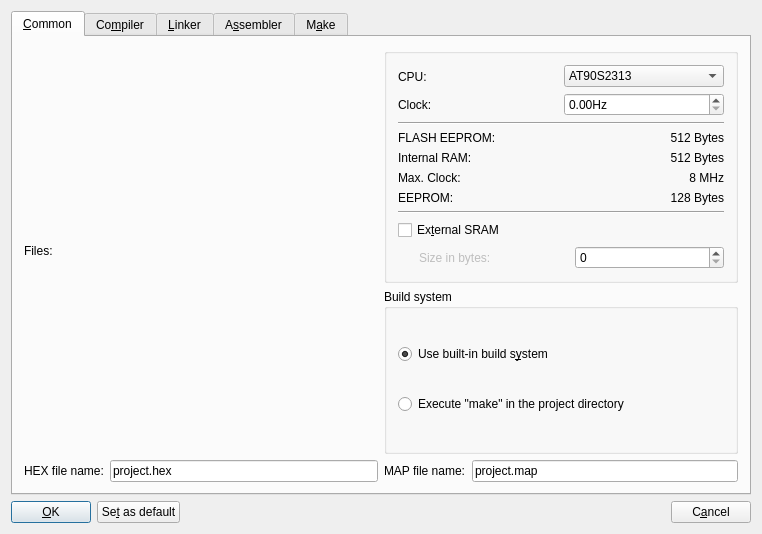
<?xml version="1.0" encoding="UTF-8"?>
<ui version="4.0">
 <class>KLProjectConfigWidgetBase</class>
 <widget class="QDialog" name="KLProjectConfigWidgetBase">
  <property name="geometry">
   <rect>
    <x>0</x>
    <y>0</y>
    <width>762</width>
    <height>534</height>
   </rect>
  </property>
  <property name="sizePolicy">
   <sizepolicy hsizetype="Expanding" vsizetype="Expanding">
    <horstretch>0</horstretch>
    <verstretch>0</verstretch>
   </sizepolicy>
  </property>
  <property name="minimumSize">
   <size>
    <width>762</width>
    <height>534</height>
   </size>
  </property>
  <property name="windowTitle">
   <string>Project configuration</string>
  </property>
  <layout class="QVBoxLayout" name="verticalLayout_7">
   <item>
    <widget class="QTabWidget" name="tabWidget2">
     <property name="currentIndex">
      <number>0</number>
     </property>
     <widget class="QWidget" name="tab_common">
      <attribute name="title">
       <string>&amp;Common</string>
      </attribute>
      <layout class="QGridLayout" name="gridLayout">
       <item row="0" column="1">
        <widget class="QGroupBox" name="gbCPU">
         <layout class="QVBoxLayout" name="verticalLayout_5">
          <item>
           <layout class="QHBoxLayout" name="horizontalLayout">
            <item>
             <layout class="QVBoxLayout" name="verticalLayout_2">
              <item>
               <widget class="QLabel" name="lblCPU">
                <property name="text">
                 <string>CPU:</string>
                </property>
                <property name="wordWrap">
                 <bool>false</bool>
                </property>
               </widget>
              </item>
              <item>
               <widget class="QLabel" name="lblClock">
                <property name="text">
                 <string>Clock:</string>
                </property>
                <property name="wordWrap">
                 <bool>false</bool>
                </property>
               </widget>
              </item>
             </layout>
            </item>
            <item>
             <layout class="QVBoxLayout" name="verticalLayout">
              <item>
               <widget class="QComboBox" name="cbCPU">
                <property name="sizePolicy">
                 <sizepolicy hsizetype="Preferred" vsizetype="Fixed">
                  <horstretch>0</horstretch>
                  <verstretch>0</verstretch>
                 </sizepolicy>
                </property>
                <item>
                 <property name="text">
                  <string>AT90S2313</string>
                 </property>
                </item>
                <item>
                 <property name="text">
                  <string>AT90S2323</string>
                 </property>
                </item>
                <item>
                 <property name="text">
                  <string>AT90S2333</string>
                 </property>
                </item>
                <item>
                 <property name="text">
                  <string>AT90S2343</string>
                 </property>
                </item>
                <item>
                 <property name="text">
                  <string>AT90S4333</string>
                 </property>
                </item>
                <item>
                 <property name="text">
                  <string>AT90S4344</string>
                 </property>
                </item>
                <item>
                 <property name="text">
                  <string>AT90S8515</string>
                 </property>
                </item>
                <item>
                 <property name="text">
                  <string>AT90S8535</string>
                 </property>
                </item>
               </widget>
              </item>
              <item>
               <widget class="QDoubleSpinBox" name="kdsClock">
                <property name="wrapping">
                 <bool>false</bool>
                </property>
                <property name="specialValueText">
                 <string/>
                </property>
                <property name="accelerated">
                 <bool>true</bool>
                </property>
                <property name="showGroupSeparator" stdset="0">
                 <bool>true</bool>
                </property>
                <property name="suffix">
                 <string>Hz</string>
                </property>
                <property name="maximum">
                 <double>20000000.000000000000000</double>
                </property>
                <property name="value">
                 <double>0.000000000000000</double>
                </property>
               </widget>
              </item>
             </layout>
            </item>
           </layout>
          </item>
          <item>
           <widget class="Line" name="line1">
            <property name="frameShape">
             <enum>QFrame::HLine</enum>
            </property>
            <property name="frameShadow">
             <enum>QFrame::Sunken</enum>
            </property>
           </widget>
          </item>
          <item>
           <layout class="QHBoxLayout" name="horizontalLayout_2">
            <item>
             <layout class="QVBoxLayout" name="verticalLayout_3">
              <item>
               <widget class="QLabel" name="lblFLASHEEPROM">
                <property name="text">
                 <string>FLASH EEPROM:</string>
                </property>
                <property name="wordWrap">
                 <bool>false</bool>
                </property>
               </widget>
              </item>
              <item>
               <widget class="QLabel" name="lblInternalRAMLabel">
                <property name="text">
                 <string>Internal RAM:</string>
                </property>
                <property name="wordWrap">
                 <bool>false</bool>
                </property>
               </widget>
              </item>
              <item>
               <widget class="QLabel" name="lblClockRate">
                <property name="text">
                 <string>Max. Clock:</string>
                </property>
                <property name="wordWrap">
                 <bool>false</bool>
                </property>
               </widget>
              </item>
              <item>
               <widget class="QLabel" name="lblEEPROM">
                <property name="text">
                 <string>EEPROM:</string>
                </property>
                <property name="wordWrap">
                 <bool>false</bool>
                </property>
               </widget>
              </item>
             </layout>
            </item>
            <item>
             <layout class="QVBoxLayout" name="verticalLayout_4">
              <item>
               <widget class="QLabel" name="lblFLASHEEPROMBytes">
                <property name="text">
                 <string>512 Bytes</string>
                </property>
                <property name="alignment">
                 <set>Qt::AlignRight|Qt::AlignTrailing|Qt::AlignVCenter</set>
                </property>
                <property name="wordWrap">
                 <bool>true</bool>
                </property>
               </widget>
              </item>
              <item>
               <widget class="QLabel" name="lblInternalRAMBytes">
                <property name="text">
                 <string>512 Bytes</string>
                </property>
                <property name="alignment">
                 <set>Qt::AlignRight|Qt::AlignTrailing|Qt::AlignVCenter</set>
                </property>
                <property name="wordWrap">
                 <bool>true</bool>
                </property>
               </widget>
              </item>
              <item>
               <widget class="QLabel" name="lblClockMHz">
                <property name="text">
                 <string>8 MHz</string>
                </property>
                <property name="alignment">
                 <set>Qt::AlignRight|Qt::AlignTrailing|Qt::AlignVCenter</set>
                </property>
                <property name="wordWrap">
                 <bool>false</bool>
                </property>
               </widget>
              </item>
              <item>
               <widget class="QLabel" name="lblEEPROMBytes">
                <property name="text">
                 <string>128 Bytes</string>
                </property>
                <property name="alignment">
                 <set>Qt::AlignRight|Qt::AlignTrailing|Qt::AlignVCenter</set>
                </property>
                <property name="wordWrap">
                 <bool>false</bool>
                </property>
               </widget>
              </item>
             </layout>
            </item>
           </layout>
          </item>
          <item>
           <widget class="Line" name="line2">
            <property name="frameShape">
             <enum>QFrame::HLine</enum>
            </property>
            <property name="frameShadow">
             <enum>QFrame::Sunken</enum>
            </property>
           </widget>
          </item>
          <item>
           <widget class="QCheckBox" name="cbExternalRAM">
            <property name="text">
             <string>Ex&amp;ternal SRAM</string>
            </property>
            <property name="shortcut">
             <string>Alt+T</string>
            </property>
           </widget>
          </item>
          <item>
           <layout class="QHBoxLayout" name="hl_sram">
            <item>
             <spacer name="spacer4">
              <property name="orientation">
               <enum>Qt::Horizontal</enum>
              </property>
              <property name="sizeType">
               <enum>QSizePolicy::Fixed</enum>
              </property>
              <property name="sizeHint" stdset="0">
               <size>
                <width>21</width>
                <height>20</height>
               </size>
              </property>
             </spacer>
            </item>
            <item>
             <widget class="QLabel" name="lblSize">
              <property name="enabled">
               <bool>false</bool>
              </property>
              <property name="text">
               <string>Size in bytes:</string>
              </property>
              <property name="wordWrap">
               <bool>false</bool>
              </property>
             </widget>
            </item>
            <item>
             <widget class="QSpinBox" name="sbSize"/>
            </item>
           </layout>
          </item>
         </layout>
        </widget>
       </item>
       <item row="1" column="1">
        <widget class="QGroupBox" name="bgBuildSystem">
         <property name="title">
          <string>Build system</string>
         </property>
         <layout class="QVBoxLayout" name="verticalLayout_6">
          <item>
           <widget class="QRadioButton" name="rbBuiltIn">
            <property name="text">
             <string>Use built-in build s&amp;ystem</string>
            </property>
            <property name="shortcut">
             <string>Alt+Y</string>
            </property>
            <property name="checked">
             <bool>true</bool>
            </property>
           </widget>
          </item>
          <item>
           <widget class="QRadioButton" name="rbExecuteMake">
            <property name="text">
             <string>Execute &quot;make&quot; in the project directory</string>
            </property>
           </widget>
          </item>
         </layout>
        </widget>
       </item>
       <item row="2" column="0">
        <layout class="QHBoxLayout" name="horizontalLayout_3">
         <item>
          <widget class="QLabel" name="lblHEXFile">
           <property name="text">
            <string>HEX file name:</string>
           </property>
           <property name="wordWrap">
            <bool>false</bool>
           </property>
          </widget>
         </item>
         <item>
          <widget class="QLineEdit" name="leHEXFile">
           <property name="text">
            <string>project.hex</string>
           </property>
          </widget>
         </item>
        </layout>
       </item>
       <item row="2" column="1">
        <layout class="QHBoxLayout" name="horizontalLayout_4">
         <item>
          <widget class="QLabel" name="lblMAPFile">
           <property name="text">
            <string>MAP file name:</string>
           </property>
           <property name="wordWrap">
            <bool>false</bool>
           </property>
          </widget>
         </item>
         <item>
          <widget class="QLineEdit" name="leMAPFile">
           <property name="text">
            <string>project.map</string>
           </property>
          </widget>
         </item>
        </layout>
       </item>
       <item row="0" column="0" rowspan="2">
        <layout class="QVBoxLayout" name="layProjectManager">
         <item>
          <widget class="QLabel" name="lblFiles">
           <property name="sizePolicy">
            <sizepolicy hsizetype="Expanding" vsizetype="Preferred">
             <horstretch>0</horstretch>
             <verstretch>0</verstretch>
            </sizepolicy>
           </property>
           <property name="text">
            <string>Files:</string>
           </property>
           <property name="wordWrap">
            <bool>false</bool>
           </property>
          </widget>
         </item>
        </layout>
       </item>
      </layout>
     </widget>
     <widget class="QWidget" name="tab_compiler">
      <attribute name="title">
       <string>Co&amp;mpiler</string>
      </attribute>
      <layout class="QVBoxLayout" name="verticalLayout_8">
       <item>
        <layout class="QHBoxLayout" name="hl_command">
         <item>
          <widget class="QLabel" name="lblCompilerCommand">
           <property name="text">
            <string>Command:</string>
           </property>
           <property name="wordWrap">
            <bool>false</bool>
           </property>
          </widget>
         </item>
         <item>
          <widget class="QLineEdit" name="leCompilerCommand">
           <property name="text">
            <string>avr-gcc</string>
           </property>
          </widget>
         </item>
        </layout>
       </item>
       <item>
        <widget class="QCheckBox" name="cbCallPrologues">
         <property name="text">
          <string>-mcall-prologues: E&amp;xpanded function prologues (smaller code)</string>
         </property>
         <property name="shortcut">
          <string>Alt+X</string>
         </property>
        </widget>
       </item>
       <item>
        <widget class="QCheckBox" name="cbStrictPrototypes">
         <property name="text">
          <string>-Wstrict-protot&amp;ypes: See &quot;man avr-gcc&quot; for details.</string>
         </property>
         <property name="shortcut">
          <string>Alt+Y</string>
         </property>
        </widget>
       </item>
       <item>
        <widget class="QCheckBox" name="cbAll">
         <property name="text">
          <string>-&amp;Wall: Turn on all optional warnings</string>
         </property>
         <property name="shortcut">
          <string>Alt+W</string>
         </property>
        </widget>
       </item>
       <item>
        <widget class="QCheckBox" name="cbGDebug">
         <property name="text">
          <string>-g: Produce debugging information</string>
         </property>
        </widget>
       </item>
       <item>
        <widget class="QCheckBox" name="cbFCPU">
         <property name="text">
          <string>Define F_CPU symbol (fre&amp;quency of the cpu, see Common tab)</string>
         </property>
         <property name="shortcut">
          <string>Alt+Q</string>
         </property>
        </widget>
       </item>
       <item>
        <layout class="QHBoxLayout" name="horizontalLayout_5">
         <item>
          <widget class="QLabel" name="lblOptimizationLevel">
           <property name="text">
            <string>Optimization level:</string>
           </property>
           <property name="wordWrap">
            <bool>false</bool>
           </property>
          </widget>
         </item>
         <item>
          <widget class="QComboBox" name="cbOptimizationLevel">
           <item>
            <property name="text">
             <string>0: No optimization</string>
            </property>
           </item>
           <item>
            <property name="text">
             <string>1: Optimization level 1</string>
            </property>
           </item>
           <item>
            <property name="text">
             <string>2: Optimization level 2</string>
            </property>
           </item>
           <item>
            <property name="text">
             <string>3: Optimization level 3</string>
            </property>
           </item>
           <item>
            <property name="text">
             <string>s: Optimize for size</string>
            </property>
           </item>
          </widget>
         </item>
         <item>
          <spacer name="spacer3">
           <property name="orientation">
            <enum>Qt::Horizontal</enum>
           </property>
           <property name="sizeType">
            <enum>QSizePolicy::Expanding</enum>
           </property>
           <property name="sizeHint" stdset="0">
            <size>
             <width>281</width>
             <height>20</height>
            </size>
           </property>
          </spacer>
         </item>
        </layout>
       </item>
       <item>
        <spacer name="spacer2">
         <property name="orientation">
          <enum>Qt::Vertical</enum>
         </property>
         <property name="sizeType">
          <enum>QSizePolicy::Expanding</enum>
         </property>
         <property name="sizeHint" stdset="0">
          <size>
           <width>20</width>
           <height>120</height>
          </size>
         </property>
        </spacer>
       </item>
      </layout>
     </widget>
     <widget class="QWidget" name="tab_linker">
      <attribute name="title">
       <string>&amp;Linker</string>
      </attribute>
      <layout class="QGridLayout">
       <item row="1" column="2">
        <widget class="QLineEdit" name="leObjectCopyCommand">
         <property name="text">
          <string>avr-objcopy</string>
         </property>
        </widget>
       </item>
       <item row="0" column="0" colspan="2">
        <widget class="QLabel" name="lblLinkerCommand">
         <property name="text">
          <string>Linker command:</string>
         </property>
         <property name="wordWrap">
          <bool>false</bool>
         </property>
        </widget>
       </item>
       <item row="0" column="2">
        <widget class="QLineEdit" name="leLinkerCommand">
         <property name="text">
          <string>avr-gcc</string>
         </property>
        </widget>
       </item>
       <item row="1" column="0" colspan="2">
        <widget class="QLabel" name="lblObjectCopyCommand">
         <property name="text">
          <string>Object copy command:</string>
         </property>
         <property name="wordWrap">
          <bool>false</bool>
         </property>
        </widget>
       </item>
       <item row="2" column="0" colspan="3">
        <layout class="QHBoxLayout" name="hl_flags">
         <item>
          <layout class="QGridLayout" name="gl_linkerOpt">
           <item row="4" column="0">
            <widget class="QCheckBox" name="cbEndOfHeap">
             <property name="text">
              <string>Specify end of heap:</string>
             </property>
             <property name="shortcut">
              <string/>
             </property>
            </widget>
           </item>
           <item row="3" column="0">
            <widget class="QCheckBox" name="cbStartOfHeap">
             <property name="text">
              <string>Specify start of heap:</string>
             </property>
             <property name="shortcut">
              <string/>
             </property>
            </widget>
           </item>
           <item row="2" column="0">
            <widget class="QCheckBox" name="cbStartOfBSS">
             <property name="text">
              <string>Specify start of bss section:</string>
             </property>
             <property name="shortcut">
              <string/>
             </property>
            </widget>
           </item>
           <item row="1" column="0">
            <widget class="QCheckBox" name="cbStartOfData">
             <property name="text">
              <string>Specify start of data section:</string>
             </property>
             <property name="shortcut">
              <string/>
             </property>
            </widget>
           </item>
           <item row="0" column="0">
            <widget class="QCheckBox" name="cbStartOfText">
             <property name="text">
              <string>Specif&amp;y start of text section:</string>
             </property>
             <property name="shortcut">
              <string>Alt+Y</string>
             </property>
            </widget>
           </item>
           <item row="1" column="1">
            <widget class="KLSpinBoxWidget" name="kisbStartOfData">
             <property name="prefix">
              <string>0x</string>
             </property>
             <property name="maximum">
              <number>1000000</number>
             </property>
            </widget>
           </item>
           <item row="2" column="1">
            <widget class="KLSpinBoxWidget" name="kisbStartOfBSS">
             <property name="prefix">
              <string>0x</string>
             </property>
             <property name="maximum">
              <number>1000000</number>
             </property>
            </widget>
           </item>
           <item row="3" column="1">
            <widget class="KLSpinBoxWidget" name="kisbStartOfHeap">
             <property name="prefix">
              <string>0x</string>
             </property>
             <property name="maximum">
              <number>1000000</number>
             </property>
            </widget>
           </item>
           <item row="4" column="1">
            <widget class="KLSpinBoxWidget" name="kisbEndOfHeap">
             <property name="prefix">
              <string>0x</string>
             </property>
             <property name="maximum">
              <number>1000000</number>
             </property>
            </widget>
           </item>
           <item row="0" column="1">
            <widget class="KLSpinBoxWidget" name="kisbStartOfText">
             <property name="suffix">
              <string/>
             </property>
             <property name="prefix">
              <string>0x</string>
             </property>
             <property name="maximum">
              <number>1000000</number>
             </property>
            </widget>
           </item>
          </layout>
         </item>
         <item>
          <widget class="QLabel" name="lblRAMInfo">
           <property name="sizePolicy">
            <sizepolicy hsizetype="Preferred" vsizetype="Preferred">
             <horstretch>0</horstretch>
             <verstretch>0</verstretch>
            </sizepolicy>
           </property>
           <property name="text">
            <string>Internal RAM starts at &lt;b&gt;0x100&lt;/b&gt;&lt;br&gt;External RAM starts at &lt;b&gt;0x1100&lt;/b&gt;</string>
           </property>
           <property name="alignment">
            <set>Qt::AlignVCenter</set>
           </property>
           <property name="wordWrap">
            <bool>true</bool>
           </property>
          </widget>
         </item>
        </layout>
       </item>
       <item row="3" column="0">
        <widget class="QLabel" name="lblLinkerFlags">
         <property name="text">
          <string>Linker flags:</string>
         </property>
         <property name="wordWrap">
          <bool>false</bool>
         </property>
        </widget>
       </item>
       <item row="4" column="0">
        <spacer name="spacer13">
         <property name="orientation">
          <enum>Qt::Vertical</enum>
         </property>
         <property name="sizeType">
          <enum>QSizePolicy::Expanding</enum>
         </property>
         <property name="sizeHint" stdset="0">
          <size>
           <width>20</width>
           <height>160</height>
          </size>
         </property>
        </spacer>
       </item>
       <item row="3" column="1" rowspan="2" colspan="2">
        <widget class="Q3ListView" name="lvLinkerFlags" native="true"/>
       </item>
      </layout>
     </widget>
     <widget class="QWidget" name="tab_asm">
      <attribute name="title">
       <string>A&amp;ssembler</string>
      </attribute>
      <layout class="QGridLayout">
       <item row="0" column="0">
        <layout class="QHBoxLayout" name="hl_commandASM">
         <item>
          <widget class="QLabel" name="lblAssemblerCommand">
           <property name="text">
            <string>Command:</string>
           </property>
           <property name="wordWrap">
            <bool>false</bool>
           </property>
          </widget>
         </item>
         <item>
          <widget class="QLineEdit" name="leAssemblerCommand">
           <property name="text">
            <string>avr-gcc</string>
           </property>
          </widget>
         </item>
        </layout>
       </item>
       <item row="1" column="0">
        <spacer name="spacer14">
         <property name="orientation">
          <enum>Qt::Vertical</enum>
         </property>
         <property name="sizeType">
          <enum>QSizePolicy::Expanding</enum>
         </property>
         <property name="sizeHint" stdset="0">
          <size>
           <width>20</width>
           <height>191</height>
          </size>
         </property>
        </spacer>
       </item>
      </layout>
     </widget>
     <widget class="QWidget" name="tab_make">
      <attribute name="title">
       <string>M&amp;ake</string>
      </attribute>
      <layout class="QGridLayout">
       <item row="0" column="0">
        <layout class="QGridLayout" name="gl_make">
         <item row="1" column="2">
          <widget class="QLineEdit" name="leDefaultTarget">
           <property name="text">
            <string>all</string>
           </property>
          </widget>
         </item>
         <item row="1" column="0" rowspan="2">
          <widget class="Line" name="line3">
           <property name="frameShape">
            <enum>QFrame::VLine</enum>
           </property>
           <property name="frameShadow">
            <enum>QFrame::Sunken</enum>
           </property>
          </widget>
         </item>
         <item row="1" column="1">
          <widget class="QLabel" name="tlDefaultTarget">
           <property name="text">
            <string>Default target:</string>
           </property>
           <property name="wordWrap">
            <bool>false</bool>
           </property>
          </widget>
         </item>
         <item row="2" column="2">
          <widget class="QLineEdit" name="leCleanTarget">
           <property name="text">
            <string>clean</string>
           </property>
          </widget>
         </item>
         <item row="0" column="2">
          <widget class="QLineEdit" name="leMake">
           <property name="text">
            <string>make</string>
           </property>
          </widget>
         </item>
         <item row="0" column="0" colspan="2">
          <widget class="QLabel" name="tlMake">
           <property name="text">
            <string>Make command:</string>
           </property>
           <property name="wordWrap">
            <bool>false</bool>
           </property>
          </widget>
         </item>
         <item row="2" column="1">
          <widget class="QLabel" name="tlCleanTarget">
           <property name="text">
            <string>Clean target:</string>
           </property>
           <property name="wordWrap">
            <bool>false</bool>
           </property>
          </widget>
         </item>
        </layout>
       </item>
       <item row="0" column="1">
        <spacer name="spacer7">
         <property name="orientation">
          <enum>Qt::Horizontal</enum>
         </property>
         <property name="sizeType">
          <enum>QSizePolicy::Expanding</enum>
         </property>
         <property name="sizeHint" stdset="0">
          <size>
           <width>161</width>
           <height>21</height>
          </size>
         </property>
        </spacer>
       </item>
       <item row="2" column="0" colspan="2">
        <spacer name="spacer8">
         <property name="orientation">
          <enum>Qt::Vertical</enum>
         </property>
         <property name="sizeType">
          <enum>QSizePolicy::Expanding</enum>
         </property>
         <property name="sizeHint" stdset="0">
          <size>
           <width>560</width>
           <height>260</height>
          </size>
         </property>
        </spacer>
       </item>
       <item row="1" column="0" colspan="2">
        <widget class="QLabel" name="tlWarning">
         <property name="text">
          <string>&lt;b&gt;Attention: These settings will only take effect if &quot;make&quot; is selected on the &quot;common&quot; tab.&lt;/b&gt;</string>
         </property>
         <property name="wordWrap">
          <bool>false</bool>
         </property>
        </widget>
       </item>
      </layout>
     </widget>
    </widget>
   </item>
   <item>
    <layout class="QHBoxLayout" name="vl_mainbtn">
     <item>
      <widget class="QPushButton" name="pbOK">
       <property name="minimumSize">
        <size>
         <width>80</width>
         <height>0</height>
        </size>
       </property>
       <property name="text">
        <string>&amp;OK</string>
       </property>
       <property name="shortcut">
        <string>Alt+O</string>
       </property>
      </widget>
     </item>
     <item>
      <widget class="QPushButton" name="pbSetDefault">
       <property name="text">
        <string>Se&amp;t as default</string>
       </property>
       <property name="shortcut">
        <string>Alt+T</string>
       </property>
      </widget>
     </item>
     <item>
      <spacer name="spacer1">
       <property name="orientation">
        <enum>Qt::Horizontal</enum>
       </property>
       <property name="sizeType">
        <enum>QSizePolicy::Expanding</enum>
       </property>
       <property name="sizeHint" stdset="0">
        <size>
         <width>330</width>
         <height>21</height>
        </size>
       </property>
      </spacer>
     </item>
     <item>
      <widget class="QPushButton" name="pbCancel">
       <property name="text">
        <string>C&amp;ancel</string>
       </property>
       <property name="shortcut">
        <string>Alt+A</string>
       </property>
      </widget>
     </item>
    </layout>
   </item>
  </layout>
 </widget>
 <layoutdefault spacing="6" margin="11"/>
 <pixmapfunction>qPixmapFromMimeSource</pixmapfunction>
 <customwidgets>
  <customwidget>
   <class>Q3ListView</class>
   <extends>QWidget</extends>
   <header>q3listview.h</header>
  </customwidget>
  <customwidget>
   <class>KLSpinBoxWidget</class>
   <extends>QSpinBox</extends>
   <header location="global">klspinboxwidget.h</header>
  </customwidget>
 </customwidgets>
 <includes>
  <include location="local">knuminput.h</include>
  <include location="local">knuminput.h</include>
  <include location="local">knuminput.h</include>
  <include location="local">knuminput.h</include>
  <include location="local">knuminput.h</include>
  <include location="local">knuminput.h</include>
  <include location="local">knuminput.h</include>
 </includes>
 <resources/>
 <connections/>
</ui>
